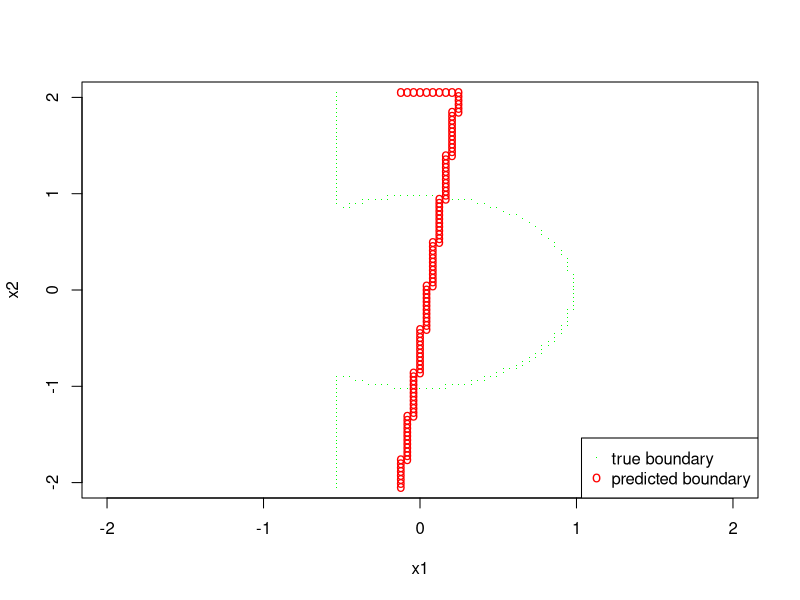
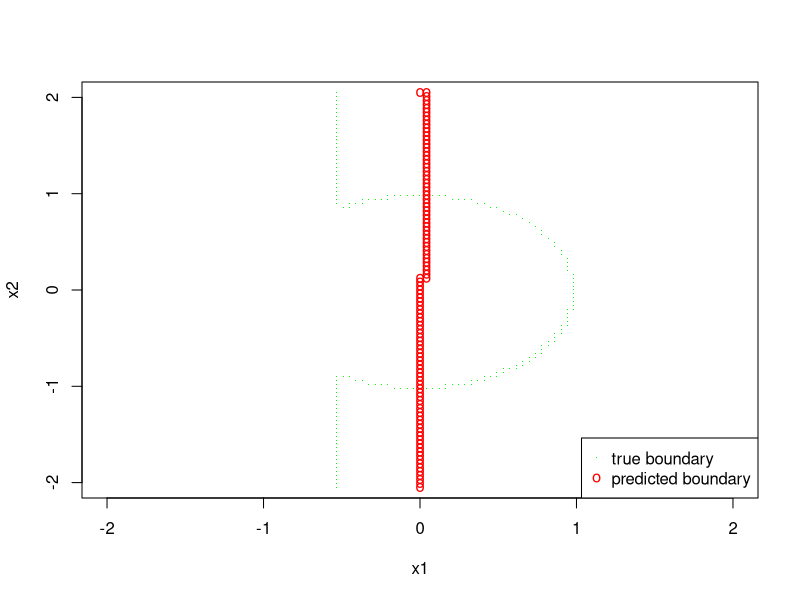
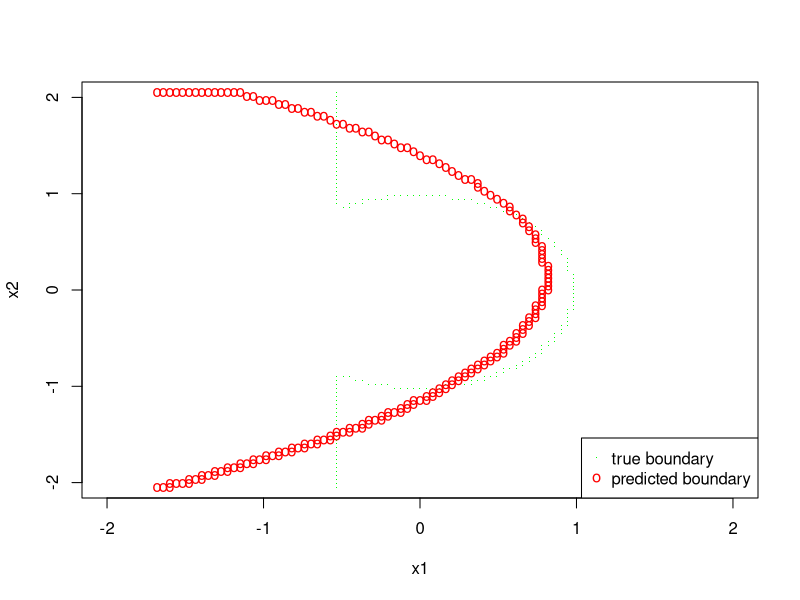
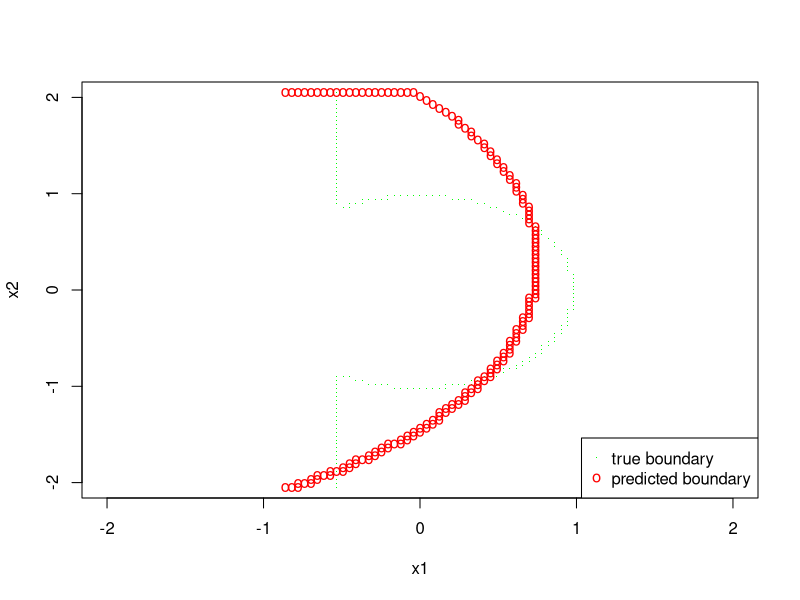
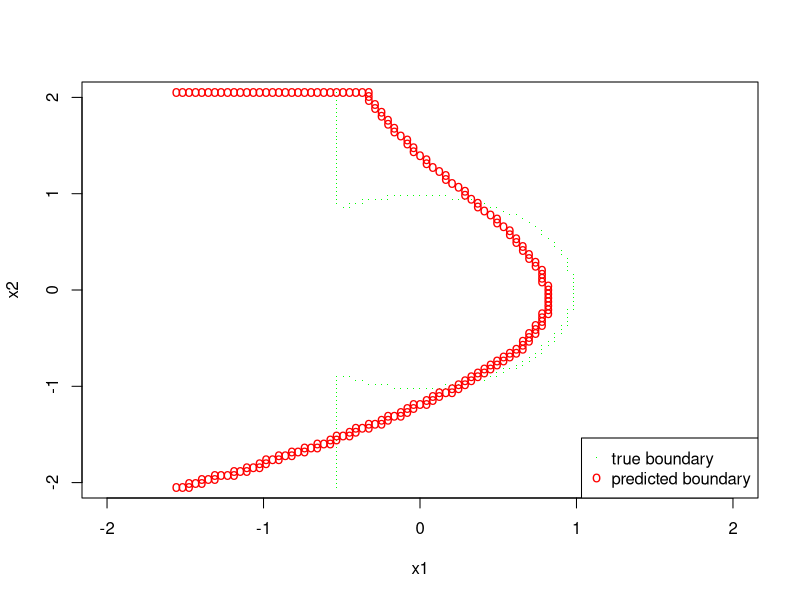
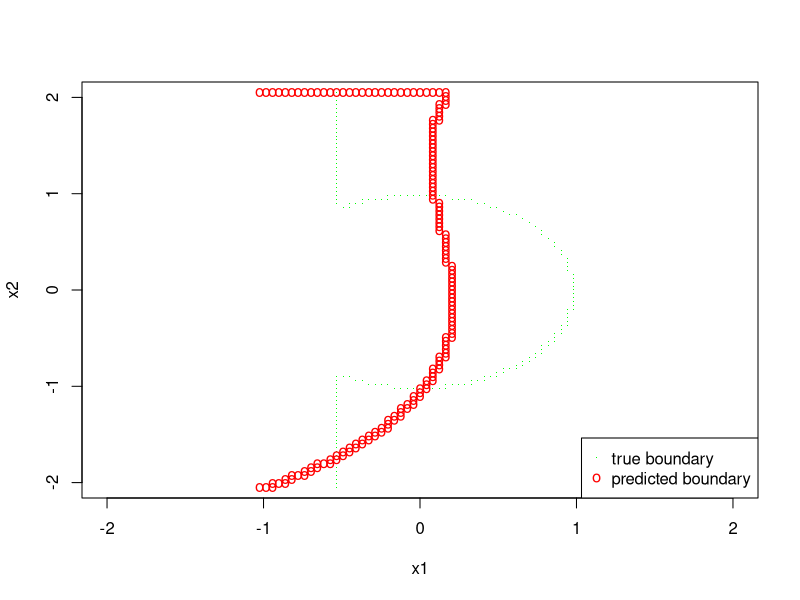
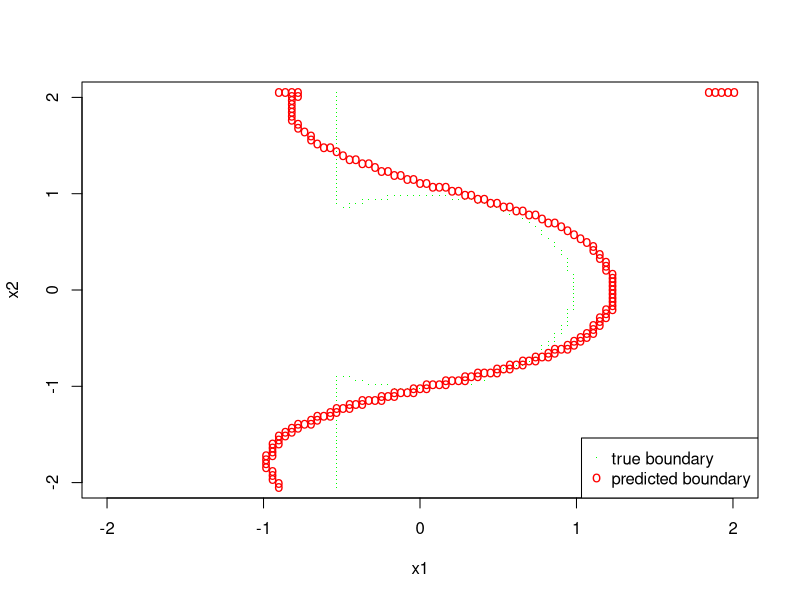
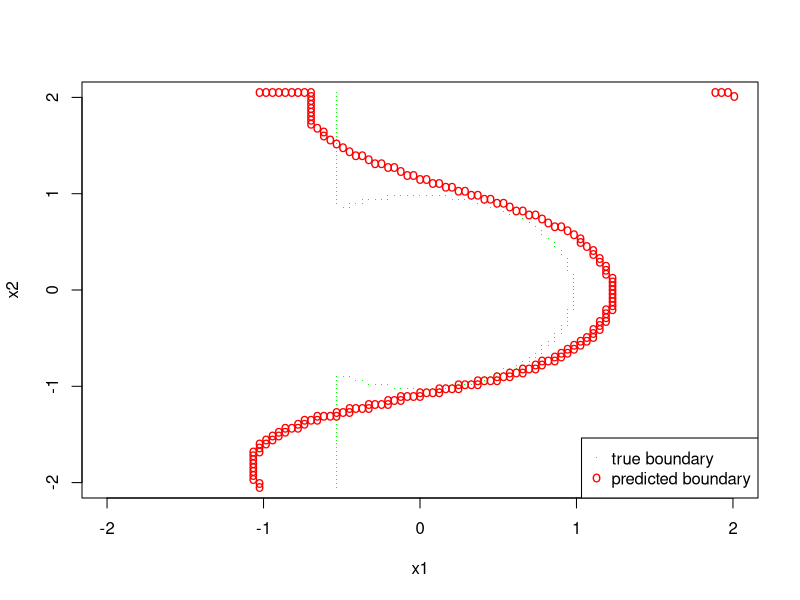

Recreate these plots in R, in order. (Note: a time limit stopped this script after it produced the figures.)
# libsvm
#
library('e1071')

# generate labels
prob1.genlabel <- function(x) {
  y=((x[,1] <= -0.5) | (x[,1]^2+x[,2]^2 <=1))*2 -1
  return(y)
}

# generate test data grid
set.seed(057)
prob1.gentstx <- function(n) {
  x=matrix(0,n*n,ncol=2)
  for (i in 1:n) {
    for (j in 1:n) {
      x[(i-1)*n+j,]= c(-2.05 + 4.1*(i-1)/(n-1), -2.05 + 4.1*(j-1)/(n-1)) 
    }
  }
  return(x)
}

# compute decision boundary using test grid
prob1.boundary.find <- function(x,y) {
  nn=length(y)
  n=floor(0.5+sqrt(nn))
  ii=which((y[1:(nn-n)] * y[2:(nn-n+1)] <=0) | (y[1:(nn-n)]*y[(1+n):nn]<=0))
  bx=x[ii,]
  return(bx)
}

# plot decision boundarys
prob1.boundary.plot <- function(boundary.true,boundary.pred,filename) {
  pdf(file=filename)
  plot(boundary.true,xlab="x1",ylab="x2",xlim=c(-2,2),ylim=c(-2,2),type="p",pch='.',col='green')
  points(boundary.pred,type="p",pch='o',col='red')
  legend(x="bottomright",legend=c("true boundary","predicted boundary"), pch=c('.','o'),col=c('green','red'))
  dev.off()
}


# value of kernel ker
# ker$type: 'RBF' or 'polynomial'
# ker$param: kernel parameter (bandwidth or degree)
#
kernel.eval <- function(x1,x2,ker) {
  k=0
  if (ker$type == 'RBF') {
    # RBF kernel
    k=exp(-sum((x1-x2)*(x1-x2)/(2*ker$param^2)))
  }
  else {
    # polynomial kernel
    k=(1+sum(x1*x2))^ker$param
  }
  return(k)
}


# train on trn.x, trn.y using kernel ridge regression with regularization lambda,
# and test on tst.x
kernel.ridge <- function(trn.x, trn.y, tst.x, tst.y, lambda, ker) {
  # kernel ridge regression

  n1<-dim(trn.x)[1]
  n2<-dim(tst.x)[1]
  
  trn.k=matrix(0,n1,n1)
  for(j in 1:n1){
    for (i in 1:n1){
  
      trn.k[i,j]=kernel.eval(trn.x[i,],trn.x[j,],ker)
  
  }}
  
  tst.k=matrix(0,n2,n1)
  for( i in 1:n2){
    for (j in 1:n1){
      
      tst.k[i,j]=kernel.eval(tst.x[i,],trn.x[j,],ker)
      
    }}
  
  
  w=solve((t(trn.k) %*% trn.k) +(lambda*diag(dim(trn.k)[2])), (t(trn.k) %*% trn.y))
  
  tst.pred<-c(array(0,dim=c(n2,1)))
  for (i in 1:n2) {
    tst.pred[i]=sum(w*tst.k[i,])
  }
  
  err= sum(tst.pred*tst.y<=0)/length(tst.pred)
  cat(paste(" kernel ridge regression test error=",err,'\n',sep=""))
  
  # find boundaries
  boundary.true=prob1.boundary.find(tst.x,tst.y)
  boundary.pred=prob1.boundary.find(tst.x,tst.pred)

  # plot true boundary and predicted-boundary
  outfn=paste("prob1-ridge-",ker$type,"-",ker$param,".pdf",sep="")
  prob1.boundary.plot(boundary.true,boundary.pred,outfn)
}

# train on trn.x, trn.y using kernel smoothing
# and test on tst.x
kernel.smoothing <- function(trn.x, trn.y, tst.x, tst.y, ker) {
  # kernel smoothing
  n1<-dim(trn.x)[1]
  n2<-dim(tst.x)[1]
  
  trn.k=matrix(0,n1,n1)
  for(j in 1:n1){
    for (i in 1:n1){
      
      trn.k[i,j]=kernel.eval(trn.x[i,],trn.x[j,],ker)
      
    }}
  
  tst.k=matrix(0,n2,n1)
  for( i in 1:n2){
    for (j in 1:n1){
      
      tst.k[i,j]=kernel.eval(tst.x[i,],trn.x[j,],ker)
      
    }}
  
  tst.pred=c(array(0,dim=c(n2,1)))
  for (i in 1:n2) {
    tst.pred[i]=sum(tst.k[i,]*trn.y)/sum(tst.k[i,])
  }
  

  err<-sum(tst.pred*tst.y<=0)/length(tst.pred)
  cat(paste(" kernel smoothing test error=",err,'\n',sep=""))

  # find boundaries
  boundary.true=prob1.boundary.find(tst.x,tst.y)
  boundary.pred=prob1.boundary.find(tst.x,tst.pred)

  # plot true boundary and predicted-boundary
  outfn=paste("prob1-smoothing-",ker$type,"-",ker$param,".pdf",sep="")
  prob1.boundary.plot(boundary.true,boundary.pred,outfn)
}

# train on trn.x, trn.y using svm
# and test on tst.x
kernel.svm <- function(trn.x,trn.y, tst.x, tst.y, lambda, ker) {
  # kernel svm
  if (ker$type == 'polynomial') {
    model<-svm(trn.x,trn.y,kernel='polynomial',degree=ker$param,coef0=1,cost=1/lambda,gamma=1)
  }else {
    model<-svm(trn.x,trn.y,kernel="radial",gamma=1/(2*ker$param^2),cost=1/lambda)
  }
  tst.pred=predict(model,tst.x)
  
  err=sum(tst.pred*tst.y<=0)/length(tst.pred)
  cat(paste(" kernel svm test error=",err,'\n',sep=""))

  # find boundaries  
  boundary.true=prob1.boundary.find(tst.x,tst.y)
  boundary.pred=prob1.boundary.find(tst.x,tst.pred)

  # plot true boundary and predicted-boundary
  outfn=paste("prob1-svm-",ker$type,"-",ker$param,".pdf",sep="")
  prob1.boundary.plot(boundary.true,boundary.pred,outfn)
}

# generate training data
n=100
trn.x=matrix(runif(n*2,-2,2),ncol=2);
trn.y=prob1.genlabel(trn.x)

# generate test data
tst.x=prob1.gentstx(101)
tst.y=prob1.genlabel(tst.x)


# polynomial kernel

params=c(1:7)
for (deg in params) {
  ker=list(type='polynomial',param=deg)
  cat(paste('kernel=',ker$type,' degree=',ker$param,"\n",sep=""))
  lambda=0.6
  kernel.ridge(trn.x,trn.y,tst.x,tst.y,lambda,ker)
  kernel.svm(trn.x,trn.y,tst.x,tst.y,lambda,ker)
}

# RBF kernel

params=c(0.05,0.1,0.2,0.3,0.4,0.5,0.8,5)
for (sigma in params) {
  ker=list(type='RBF',param=sigma)
  cat(paste('kernel=',ker$type,' sigma=',ker$param,"\n",sep=""))
  lambda=0.6
  kernel.ridge(trn.x,trn.y,tst.x,tst.y,lambda,ker)
  kernel.smoothing(trn.x,trn.y,tst.x,tst.y,ker)
 kernel.svm(trn.x,trn.y,tst.x,tst.y,lambda,ker)
}
